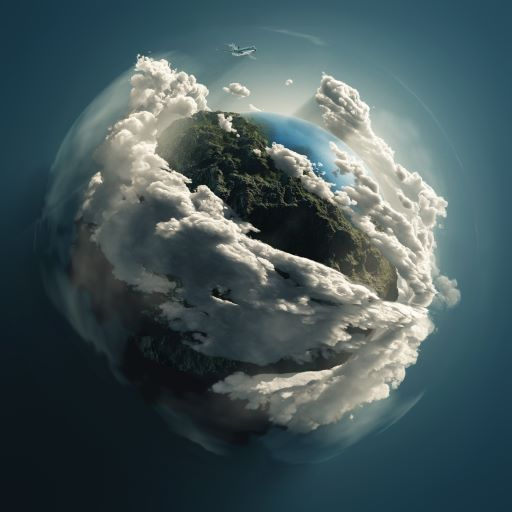
#> input picture Machine vision/week2/pics/1.jpg, 512 x 512 px, found by its file name
$ python basic.py
#> lines starting #> are read from the running program, lines starting #| are printed output that depends on the picture; after the words box and inside, x2 and y2 are one past the last pixel; in counts of white or black regions, pixels touching at a corner belong together
import cv2 as cv

img = cv.imread('Machine vision\week2\pics/1.jpg')
#> img is the input picture: shape (512, 512, 3); mean B, G, R 90.5, 87.8, 70
cv.imshow('org',img)

# 1. Converting to grayscale
gray = cv.cvtColor(img,cv.COLOR_BGR2GRAY)
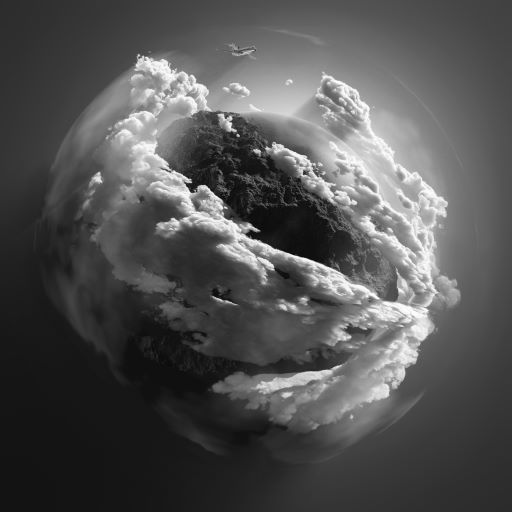
#> gray: shape (512, 512); min 0, max 254, mean 82.8
#cv.imshow('gray',gray)

# 2. Blur
# ksize for blue has to be odd number (1,3,5..)
blur = cv.GaussianBlur(img,(3,3),cv.BORDER_DEFAULT)
#cv.imshow('Blur',blur)

# 3. Edge Cascade
canny = cv.Canny(img,125,175)
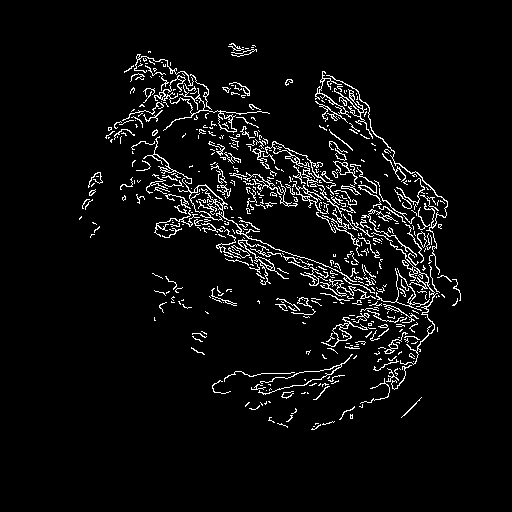
#> canny: shape (512, 512); 4.9% white in thin lines or dots, all inside (x1, y1, x2, y2) = (79, 43, 461, 430)
#cv.imshow('Cannt',canny)

# 4. 扩张 the image
dilated = cv.dilate(canny, (3,3), iterations=3)
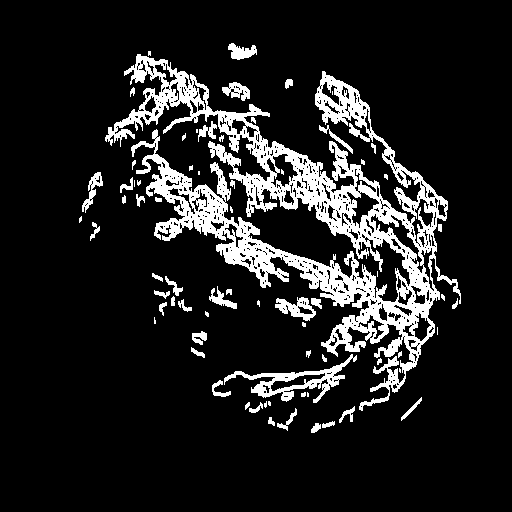
#> dilated: shape (512, 512); 12.8% white; 71 white regions (25 under 20 px), largest, box (x1, y1, x2, y2) and area: (105, 54, 461, 411) 27883, (224, 354, 357, 403) 1546, (275, 297, 316, 321) 472
#cv.imshow('dilated',dilated)

# 5. 侵蚀
eroded = cv.erode(dilated,(3,3),iterations=1)
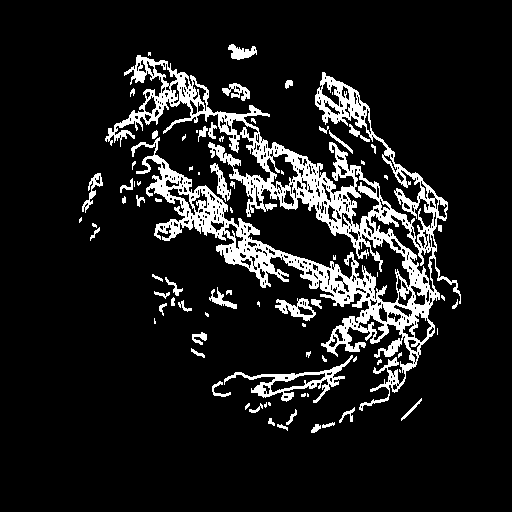
#> eroded: shape (512, 512); 11.1% white; 80 white regions (35 under 20 px), largest, box (x1, y1, x2, y2) and area: (105, 55, 461, 411) 23985, (224, 355, 353, 403) 1243, (275, 298, 316, 321) 399
#cv.imshow('eroded',eroded)

# 6. resize
resized = cv.resize(img,(500,500),interpolation=cv.INTER_CUBIC)
#cv.imshow('resize',resized)

# 7. Cropping
cropped = img[30:500,100:400]
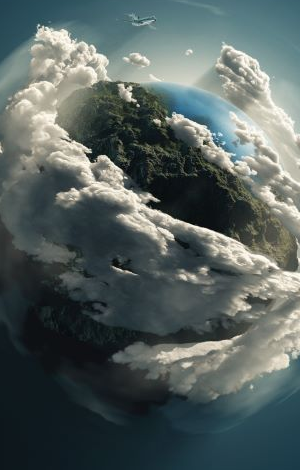
#> cropped: shape (470, 300, 3); mean B, G, R 95.2, 97, 85.7
cv.imshow('cropped',cropped)

cv.waitKey(0)

$ run again, with Machine vision/week2/pics/2.png saved as Machine vision/week2/pics/1.jpg
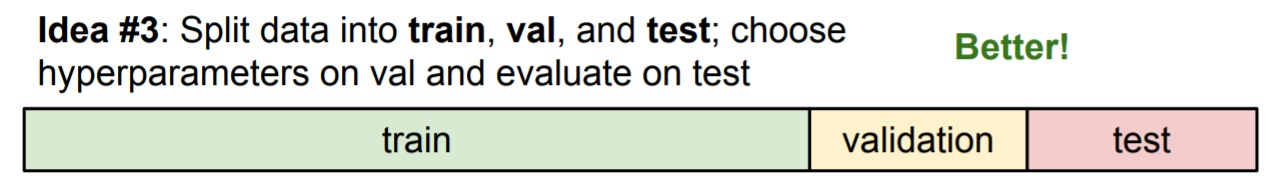
#> input picture Machine vision/week2/pics/2.png, 1280 x 178 px, found by its file name
#> img is the input picture: shape (178, 1280, 3); mean B, G, R 212.8, 220.1, 219
#> `canny = cv.Canny(img,125,175)`:
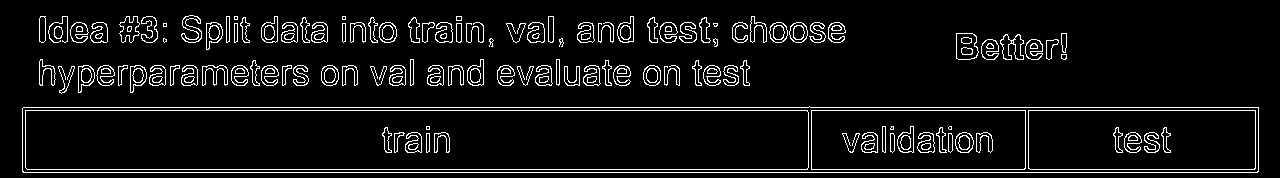
#> canny: shape (178, 1280); 6.9% white in thin lines or dots, all inside (x1, y1, x2, y2) = (22, 15, 1259, 173)
#> dilated: shape (178, 1280); 18% white; 109 white regions, largest, box (x1, y1, x2, y2) and area: (22, 106, 1259, 176) 17712, (181, 15, 202, 46) 434, (956, 33, 979, 63) 424
#> eroded: shape (178, 1280); 15.7% white; 109 white regions, largest, box (x1, y1, x2, y2) and area: (22, 107, 1259, 176) 15243, (181, 16, 202, 46) 378, (956, 34, 979, 63) 351
#> `cropped = img[30:500,100:400]`:
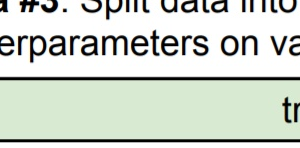
#> cropped: shape (148, 300, 3); mean B, G, R 203.9, 213.6, 206.5
